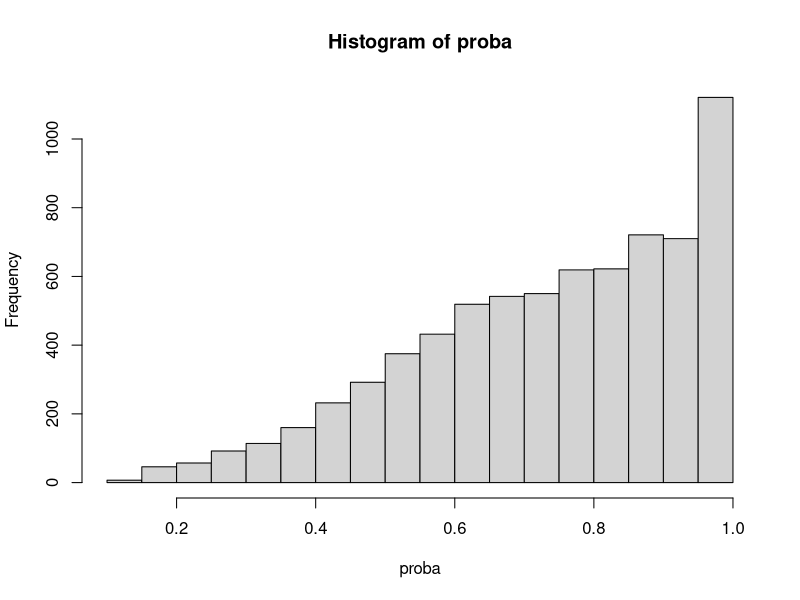
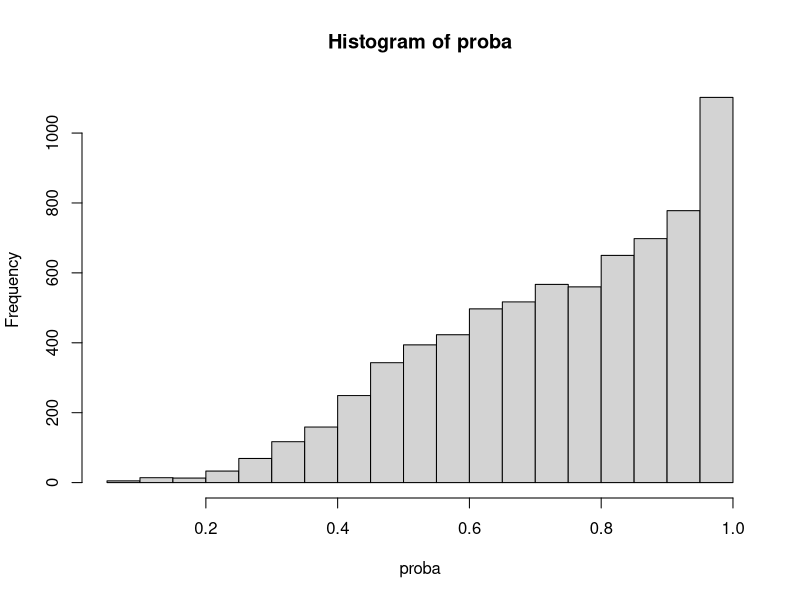
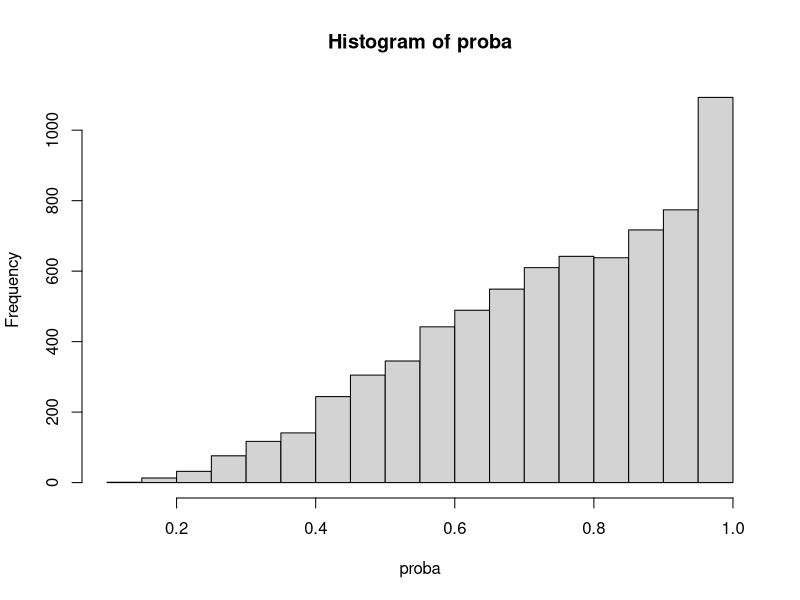
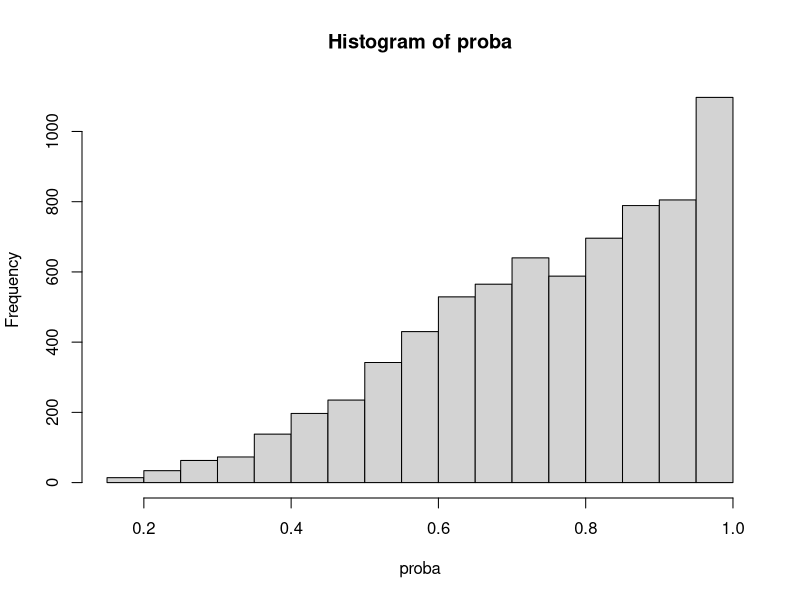
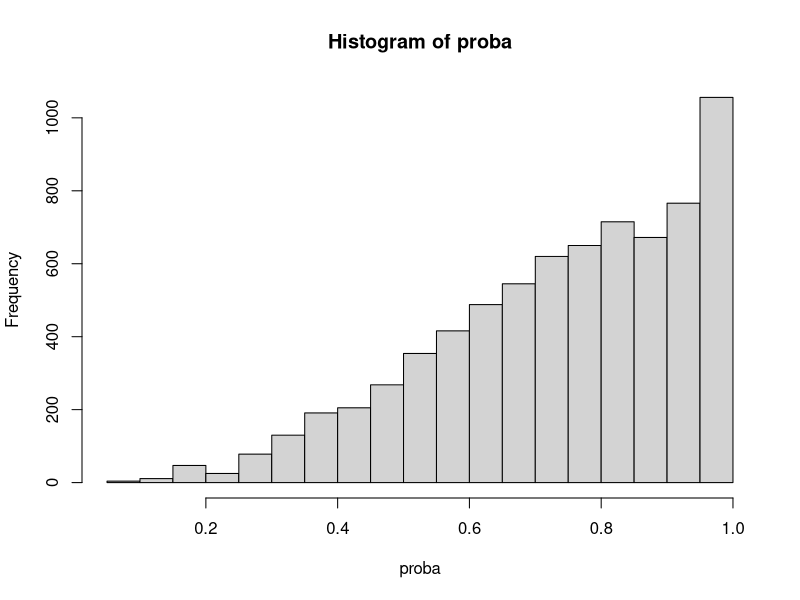
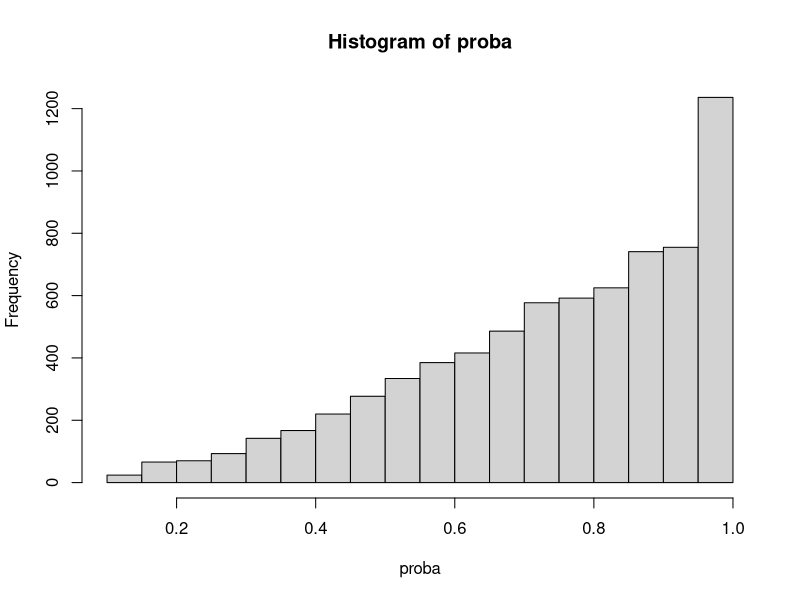
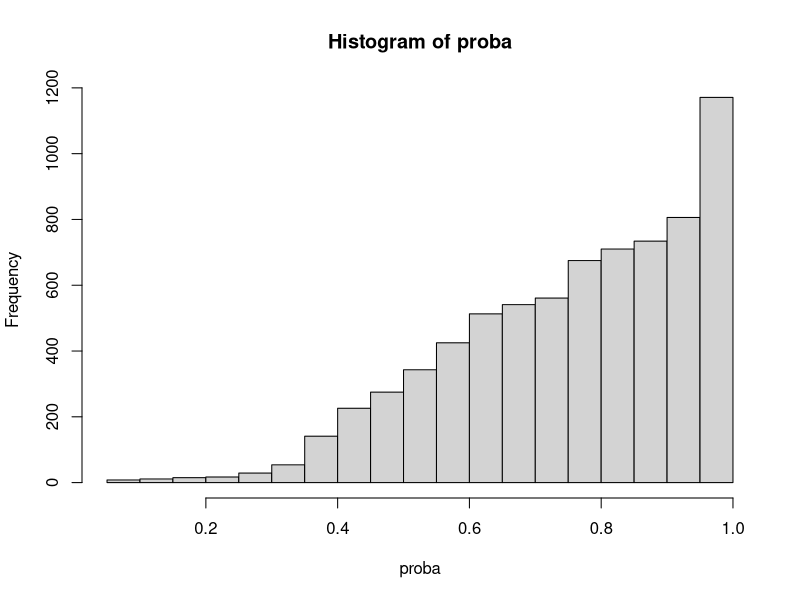
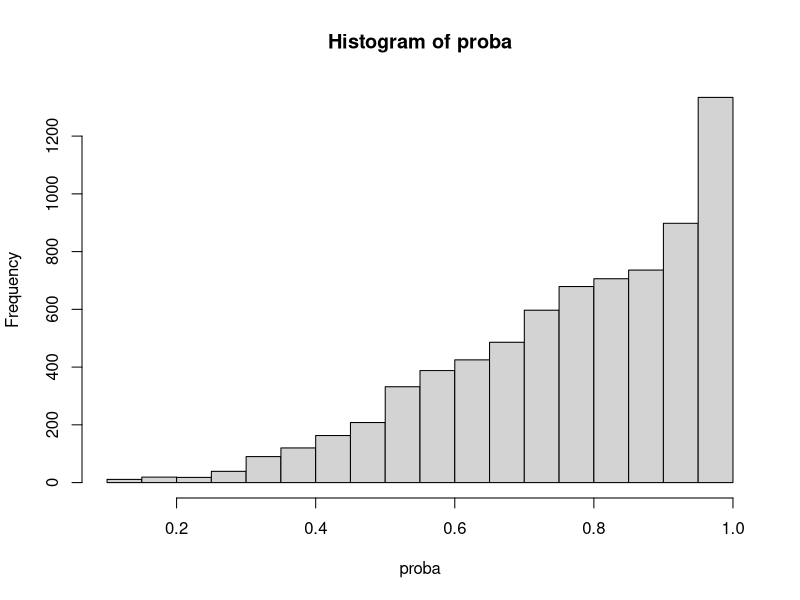

Write R code to recreate these figures, in order. (Note: a time limit stopped this script after it produced the figures.)
library(boot);
library(lme4);
#----------------------------------------------------------------------------------------
# Default setting
#----------------------------------------------------------------------------------------

isCloglog<-TRUE;scenario="3";cluster<-400;unit<-20;

set.seed(105);
switch(scenario, 
"1"={
isMissing <- TRUE;isVarying <- FALSE;isNormal <- TRUE;
},
"2"={
isMissing <- TRUE;isVarying <- TRUE;isNormal <- TRUE; 
},
"3"={
isMissing <- TRUE;isVarying <- TRUE;isNormal <- FALSE;   
},
{
   print('default')
})
gamma1<-1;beta0<-0.25;beta1<-0.5;
ifelse(isCloglog, gamma0<-0.4, gamma0<-1.0)
ifelse(isNormal, sigma.a<-1, sigma.a<-(15/13))

sigma.e<-1;true<-0;M<-1000;
len<-4;res1=res2=res3=res4=matrix(0,nrow=M,ncol=5)
count.res1=count.res2=count.res3=count.res4=matrix(0,nrow=M,ncol=4)
var.res3=var.res4=matrix(0, nrow=M, ncol=len^2)
true_parameter<-c(beta0,beta1,sigma.a,sigma.e)
vari1=vari2=vari3=vari4=est1=est2=est3=est4=rep(0,4)

#----------------------------------------------------------------------------------------
# Function for estimating gamma
#----------------------------------------------------------------------------------------

calculate_nr <- function(old){
  w=delta*exp(-X*old); U=I=0; U.part=NULL;
  	for( i in 1: (cluster-full_cluster)){
      this_cluster<-(1:cluster)[-full_index][i]
      this_index<-which( long_cluster %in% this_cluster )

  		w.i = w[this_index]
  		U.part[i] = (length(this_index)-Obs[this_index])[1]*sum(w.i*(X-unObs_X)[this_index])/sum(w.i)
  		U = U + U.part[i];
  		I = I + (length(this_index)-Obs[this_index])[1]*(sum((-X[this_index])*w.i*(X-unObs_X)[this_index])*sum(w.i)-
        sum(w.i*(X-unObs_X)[this_index])*sum((-X[this_index])*w.i))/(sum(w.i))^2
  	}
  new = old - U/I; 
  return(c(new, U^2, I, U.part))
}

get_gamma <- function(){
    count=1; isBad=TRUE; temp=temp2=NULL; I=U.part=NULL;
    old = sum(X-unObs_X)/sum((X-unObs_X)*X);
    while( isBad ){
        count<-count+1;
        temp<-calculate_nr(old); 
        new<-calculate_nr(temp[1]);
        	if( new[2] < temp[2] ){
        		old<-temp[1];
        		if( new[2] < 10^(-15) ){
        			isBad<-FALSE;
        		}
        	}else{
        		Check<-TRUE;
        		while(Check){
        			print(":("); 
        			if(calculate_nr((old+temp[1])/2)[2] < calculate_nr(old)[2]){
        				Check<-FALSE;
        			}else{
        				old<-(old+temp[1])/2
        			}
        		}
        	}	
    }
    old = temp[1];
    I = -temp[3]; U.part = temp[4:(cluster-full_cluster+3)]; IF = sum(U.part)/I; Z=NULL;
    
    for( i in 1: (cluster-full_cluster)){
      this_cluster<-(1:cluster)[-full_index][i]
      this_index<-which( long_cluster %in% this_cluster )
      delta_i<-delta[this_index]; X_i<-X[this_index];
      alpha[i]<-(-log((length(this_index)-Obs[this_index])[1]/sum(delta_i*exp(-old*X_i))))
      est_pi[this_index]<-inv.logit(alpha[i]+old*X_i)
    }
    
    return(c(est_pi,old));
}

#----------------------------------------------------------------------------------------
# Function for generating database and result tables
#----------------------------------------------------------------------------------------

make_data_matrix <- function(cluster,unit){
  X = matrix(runif(cluster*unit, min=-1/2,max=1/2), nrow=unit, ncol=cluster)
  if( isNormal){
    a = matrix(rep(rnorm(cluster, mean=0, sd=sigma.a),each = unit), nrow=unit, ncol=cluster)
  }else{
    a = matrix(rep(rt(cluster, df=15), each = unit), nrow=unit, ncol=cluster)
  }

  if( isMissing ){ #True value for missing data analysis
    if( isCloglog ){
      proba = 1-exp(-exp(gamma0+0.6*a+gamma1*X)); #cloglog
    }else{
      proba = inv.logit(gamma0+0.6*a+gamma1*X); #logit probability
    }
  	
  	while(TRUE){
  		delta = matrix(rbinom(n=cluster*unit, size=1, prob = proba), nrow=unit, ncol=cluster)
  		if( (sum(colMeans(delta)==0)==0) ){
  			break;
  		}
  	}
  }else{
  	proba = matrix(1, nrow=unit, ncol=cluster)
  	delta = matrix(1, nrow=unit, ncol=cluster)
  }
	Y = matrix(beta0 + beta1*X + a + rnorm(cluster*unit, mean=0, sd=sigma.e), nrow=unit, ncol=cluster);
	return(list(X,Y,delta,a,proba));
}

trans <- function(vector, units, islong=FALSE){
  result_vec = c()
  cumsum_point <- c(0, cumsum(units))
  for(i in 1:length(units)){
    this_cluster <- (cumsum_point[i]+1):cumsum_point[(i+1)]
    if(islong){
      result_vec = c(result_vec, rep(sum(vector[this_cluster]), units[i]))
    }else{
      result_vec = c(result_vec, sum(vector[this_cluster]))
    }
  }
	return( result_vec )
}

old_trans <-function(vector, repe){
  result_value <- rep(colSums(matrix(vector, ncol = cluster)), each=repe)
  return(result_value)
}

res.cal <- function(result){
  BIAS = colMeans(result)[1:4]
  VAR=c(var(result[,1]),var(result[,2]),var(result[,3]),var(result[,4]) )
  M <- rbind(BIAS,VAR,sqrt(1000)*BIAS/sqrt(VAR))
  colnames(M) <- c('intercept','beta','D','sigma')
  return(M)
}

make_long_unit <- function(units){
  long_unit=c()
  for( i in 1:length(units)){
    long_unit = c(long_unit, rep(units[i], units[i]))   
  }
  return(long_unit)
}

make_long_cluster <- function(units){
  long_id=c()
  for( i in 1:length(units)){
    long_id = c(long_id, rep(i, units[i]))   
  }
  return(long_id)
}

#----------------------------------------------------------------------------------------
# Function for parameter
#----------------------------------------------------------------------------------------

get_proposed_EE <- function(X=raw_X, Y=raw_Y, a=raw_a, WEIGHT=rep(1,length(raw_Y)), old = rep(0.3, 4)){
  len = 4
  new = rep(0, 4)
  
  class_index= c()
  class_index[1] <- 0
  class_index[2:length(a)] <- sapply(2:length(a), function(x){if(a[(x-1)] != a[x]){return(1)}else{return(0)}})
  changeing_points = c(1, which(class_index==1), (length(a)+1))
  units = diff(changeing_points)

  long_unit<-make_long_unit(units)
  
  U=matrix(0, nr=length(units), nc=len); I=matrix(0, nr=len, nc =len);
  while(TRUE){
    const_a = old[3]/(old[4]+long_unit*old[3]); #I define const_a for convenience sake.
    short_const_a = old[3]/(old[4]+units*old[3]); 
    a.hat = trans(WEIGHT*(Y-old[1]-X*old[2]), units= units, islong=TRUE);
    zeta = trans(WEIGHT*(Y-old[1]-X*old[2]), units= units)^2 - trans((WEIGHT^2-1), units= units)*old[4]
    
    U.1 = trans( (WEIGHT*(Y-old[1]-X*old[2])-const_a*a.hat), units= units)
    U.2 = trans( X*(WEIGHT*(Y-old[1]-X*old[2])-const_a*a.hat), units= units) - trans( X*(WEIGHT-1)*a.hat, units= units)/units
    U.3 = zeta - trans(WEIGHT*(Y-old[1]-X*old[2])^2, units= units)  - units*(units-1)*old[3]
    U.4 = trans(WEIGHT*(Y-old[1]-X*old[2])^2, units= units) - short_const_a*zeta - units*old[4]
    
    U = cbind(U.1, U.2, U.3, U.4)
    
    I[1,1] = sum( units*(short_const_a*units-1) )
    I[1,2] = sum( trans(WEIGHT*X, units= units)*(units*short_const_a-1) )
    I[1,3] = sum( (trans(WEIGHT*(Y-old[1]-X*old[2]), units= units))*(-units*old[4]/((old[4]+units*old[3])^2)) )
    I[1,4] = sum( (trans(WEIGHT*(Y-old[1]-X*old[2]), units= units))*units*(short_const_a^2)/old[3] )
    
    I[2,1] = sum(trans(X, units= units)*(units*short_const_a-1))
    I[2,2] = sum( X*(const_a*trans(WEIGHT*X, units= units, islong=TRUE)-(WEIGHT*X)) ) + sum( trans( X*(WEIGHT-1)*trans(WEIGHT*X, units= units, islong=TRUE), units= units)/units )
    I[2,3] = sum( (trans(WEIGHT*(Y-old[1]-X*old[2]), units= units))*(trans(X, units= units))*(-old[4]/((old[4]+units*old[3])^2)) );
    I[2,4] = sum( (trans(WEIGHT*(Y-old[1]-X*old[2]), units= units))*(trans(X, units= units))*((short_const_a^2)/old[3]) );
    
    I[3,1] = 2*sum( trans(WEIGHT*(Y-old[1]-X*old[2]), units= units)*(1-units) );
    I[3,2] = 2*sum( -trans(WEIGHT*(Y-old[1]-X*old[2]), units= units)*trans(WEIGHT*X, units= units) + trans(WEIGHT*(Y-old[1]-X*old[2])*X, units= units));
    I[3,3] = sum( -units*(units-1) );
    I[3,4] = sum( -trans(WEIGHT^2-1, units= units) );
    
    I[4,1] = 2*sum( trans(WEIGHT*(Y-old[1]-X*old[2]), units= units)*(units*short_const_a-1) );
    I[4,2] = 2*sum( trans(WEIGHT*(Y-old[1]-X*old[2]), units= units)*trans(WEIGHT*X, units= units)*(short_const_a) - trans(WEIGHT*(Y-old[1]-X*old[2])*X, units= units) );
    I[4,3] = sum( zeta*(-old[4]/(old[4]+units*old[3])^2) );
    I[4,4] = sum( zeta*(short_const_a^2)/old[3] + short_const_a*trans((WEIGHT^2-1), units= units) - units );
    
    new = old - solve(I)%*%colSums(U);
    error=sum((new-old)^2); old=new;
    print(error)
    if( error<10^-8 ){
      vari = (solve(I)%*%var(U)%*%t(solve(I)))*cluster		
      break;
    }
  }
  
  return(list(old, vari))
}

get_proposed_EM <- function(X=raw.X, Y=raw.Y, a=raw.a, WEIGHT=rep(1,length(raw.Y)), old = rep(0.3, 4)){
  len = 4
  new = rep(0, 4)
  
  class_index= c()
  class_index[1] <- 0
  class_index[2:length(a)] <- sapply(2:length(a), function(x){if(a[(x-1)] != a[x]){return(1)}else{return(0)}})
  changeing_points = c(1, which(class_index==1), (length(a)+1))
  units = diff(changeing_points)
  
  long_unit=c()
  for( i in 1:length(units)){
    long_unit = c(long_unit, rep(units[i], units[i]))   
  }
  
  U=matrix(0, nr=length(units), nc=len); I=matrix(0, nr=len, nc =len);
  while(TRUE){
    q = old[3]/(old[4]+long_unit*old[3]); #I define q for convenience sake.
    short_q = old[3]/(old[4]+units*old[3]); 
    a.hat = trans(WEIGHT*(Y-old[1]-X*old[2]), units= units, islong=TRUE);
    zeta = trans(WEIGHT*(Y-old[1]-X*old[2]), units= units)^2 - trans((WEIGHT^2-1), units= units)*old[4]
    
    U.1 = trans( (WEIGHT*(Y-old[1]-X*old[2])-q*a.hat), units= units) - trans( (WEIGHT-1)*a.hat, units= units)/units
    U.2 = trans( X*(WEIGHT*(Y-old[1]-X*old[2])-q*a.hat), units= units) - trans( X*(WEIGHT-1)*a.hat, units= units)/units
    U.3 = old[4]*short_q+(short_q^2)*zeta - old[3]
    U.4 = trans(WEIGHT*(Y-old[1]-X*old[2])^2, units= units) + units*old[4]*short_q - (units + 2*old[4]/old[3])*(short_q^2)*zeta - units*old[4]
    
    U = cbind(U.1, U.2, U.3, U.4)
    
    I[1,1] = sum(units*(short_q*units-1))
    I[1,2] = sum(trans(WEIGHT*X, units= units)*(units*short_q-1))
    I[2,1] = sum(trans(X, units= units)*(units*short_q-1))
    I[2,2] = sum( X*(q*trans(WEIGHT*X, units= units, islong=TRUE)-(WEIGHT*X)) ) + sum( trans( X*(WEIGHT-1)*trans(WEIGHT*X, units= units, islong=TRUE), units= units)/units )
    I[1,3] = sum( (trans(WEIGHT*(Y-old[1]-X*old[2]), units= units))*(-units*old[4]/((old[4]+units*old[3])^2)) )
    I[1,4] = sum( (trans(WEIGHT*(Y-old[1]-X*old[2]), units= units))*units*(short_q^2)/old[3] )
    I[2,3] = sum( (trans(WEIGHT*(Y-old[1]-X*old[2]), units= units))*(trans(X, units= units))*(-old[4]/((old[4]+units*old[3])^2)) );
    I[2,4] = sum( (trans(WEIGHT*(Y-old[1]-X*old[2]), units= units))*(trans(X, units= units))*((short_q^2)/old[3]) );
    I[3,1] = sum( 2*(short_q^2)*trans(WEIGHT*(Y-old[1]-X*old[2]), units= units)*trans(WEIGHT*(-1), units= units) );
    I[3,2] = sum( 2*(short_q^2)*trans(WEIGHT*(Y-old[1]-X*old[2]), units= units)*trans(WEIGHT*(-X), units= units) );
    
    I[3,3] = sum( (old[4]/(old[4]+units*old[3]))^2 + 2*short_q*old[4]*zeta/(old[4]+units*old[3])^2 ) - length(units);
    I[3,4] = sum( units*short_q^2 - 2*(short_q^3)*zeta/(old[3]) - (short_q^2)*(trans(WEIGHT^2-1, units= units)) );
    I[4,1] = sum(2*WEIGHT*(Y-old[1]-X*old[2])*(-1)) + sum( (units*(short_q^2)-2*short_q)*2*(trans(WEIGHT*(Y-old[1]-X*old[2]), units= units)*trans(WEIGHT*(-1), units= units)) );
    I[4,2] = sum(2*WEIGHT*(Y-old[1]-X*old[2])*(-X)) + sum( (units*(short_q^2)-2*short_q)*2*(trans(WEIGHT*(Y-old[1]-X*old[2]), units= units)*trans(WEIGHT*(-X), units= units)) );
    I[4,3] = sum( units*(old[4]/(old[4]+units*old[3]))^2 + zeta*(units*2*short_q*old[4]/(old[4]+units*old[3])^2 - 2*old[4]/(old[4]+units*old[3])^2 ) );
    I[4,4] = sum( (units*short_q)^2 - trans(WEIGHT^2-1, units= units)*(units*(short_q^2)-2*short_q) + zeta*(2*units*(short_q^3)/(-old[3]) + 2*(short_q^2)/old[3] ) - units );
    
    if(FALSE){
      W = delta*exp(-gamma.fit*X)
      W.X = trans(W*X, 10); W.1 = trans(W*1, 10);
      del.pi = proba*(1-proba)*(X - W.X/W.1)
      U.5 = trans((WEIGHT-1)*X,1)
      U.star = cbind(U.1, U.2, U.3, U.4, U.5)
      
      I.star[1:4,1:4] = I[1:4,1:4]
      I.star[1,5] = sum( ((-WEIGHT^2)*del.pi*(Y-old[1]-X*old[2]-q*a.hat) + WEIGHT*(q*trans(WEIGHT^2*(del.pi)*(Y-old[1]-X*old[2]),1))))
      I.star[2,5] = sum( (X*(-WEIGHT^2)*del.pi*(Y-old[1]-X*old[2]-a.hat/unit) + X*WEIGHT*(trans(WEIGHT^2*(del.pi)*(Y-old[1]-X*old[2]),1)/unit))*unit*q)
      I.star[3,5] = sum(q^2*(2*trans(WEIGHT*(Y-old[1]-X*old[2]),1)*trans(-WEIGHT^2*(del.pi)*(Y-old[1]-X*old[2]),1)+2*old[4]*trans(WEIGHT^3*(del.pi),1) ))
      I.star[4,5] = sum( unit*(old[4]/(old[4]+unit*old[3]))^2 + zeta*(unit*2*q*old[4]/(old[4]+unit*old[3])^2 - 2*old[4]/(old[4]+unit*old[3])^2) ) 
      I.star[5,5] = sum(-WEIGHT^2*del.pi*X)
      new = old - solve(I.star)%*%colSums(U.star)
    }
    
    new = old - solve(I)%*%colSums(U);
    error=sum((new-old)^2); old=new;
    print(error)
    if( error<10^-8 ){
      vari = (solve(I)%*%var(U)%*%t(solve(I)))*cluster    
      break;
    }
  }
  
  return(list(old, vari))
}


#----------------------------------------------------------------------------------------
# Simulation
#----------------------------------------------------------------------------------------

for(k in 1:M){
  
  #-----------------------------------------------------------------------
  # generating data
  #-----------------------------------------------------------------------
  
  isPASS<-TRUE
  while(isPASS){
  isPASS<-FALSE
  raw = make_data_matrix(cluster,unit);
  raw_matrix<-sapply(raw,c);    
  if( isVarying ){
    units<-rbinom(cluster, unit, 0.9) #subset of raw matrix
    subset_index<-c();
    for(j in 1:cluster){
      cluster_index = ((j-1)*unit+1):((j-1)*unit+units[j])
      subset_index <- c(subset_index, cluster_index)
	if( sum(raw_matrix[cluster_index,3]) == 0 ){
		isPASS<-TRUE
		break;
	}
    }
    raw_matrix<-raw_matrix[subset_index,]
  }else{
    units<-rep(unit, cluster) #subset of raw matrix
  }
  long_cluster<-make_long_cluster(units)
  }

  #X=Y=delta=a=NULL;	
  X=raw_X=raw_matrix[,1]; Y=raw_Y=raw_matrix[,2];
  delta=raw_delta=raw_matrix[,3]; a=raw_a=raw_matrix[,4];
  proba=raw_proba=raw_matrix[,5]; raw_long_cluster=long_cluster
  hist(proba)
  
  #-----------------------------------------------------------------------
  # estimating gamma
  #-----------------------------------------------------------------------
  
  if( isMissing ){
      # raw_* stands for real data and variables without 'raw_' prefix are for gamma calculation
      if ( sum( tapply(raw_delta, long_cluster, FUN=sum) == units ) > 0 ) {
      	full_index = which( tapply(raw_delta, long_cluster, FUN=sum) == units )
      	full_cluster = length(full_index);
        del_full_cluster = which( long_cluster %in% full_index );
      	X<-raw_X[-del_full_cluster]; a<-raw_a[-del_full_cluster];
        delta<-raw_delta[-del_full_cluster]; Y<-raw_Y[-del_full_cluster];
        long_cluster<-long_cluster[-del_full_cluster]
      }else{
        full_cluster<-0;
	  full_index<-(cluster+1);
      }
    	Obs = unObs_X = item = Obs_X = rep(0,length(X)); alpha= NULL;
    	for( i in 1:(cluster-full_cluster) ){
        this_cluster<-(1:cluster)[-full_index][i]
        this_index<-which( long_cluster %in% this_cluster )
    		delta_i<-delta[this_index]; X_i<-X[this_index];
    		Obs[this_index]<-sum(delta_i); #r_i
    		unObs_X[this_index]<-rep(sum((1-delta_i)*X_i)/sum(1-delta_i), each=length(this_index));
    		Obs_X[this_index]<-rep(sum(delta_i*X_i)/sum(delta_i), each=length(this_index));
    	}
      est_pi = rep(0,length(X));
      fit_gamma = get_gamma()
      est_pi = fit_gamma[1:(length(fit_gamma)-1)]
      
      proba=c()
      if ( sum( tapply(raw_delta, raw_long_cluster, FUN=sum) == units ) > 0 ) {
      	proba=rep(1,length(raw_X));
      	proba[c(-del_full_cluster)] = as.vector(est_pi);
      }else{
      	proba = est_pi;
      }
  }
  
  X=raw_X; a=raw_a; delta=raw_delta; Y=raw_Y; WEIGHT=raw_delta/proba;
  X.obs=X[delta==1]; a.obs=a[delta==1]; delta.obs=delta[delta==1]; Y.obs=Y[delta==1];
  
  lmer_fit<-lmer(Y.obs ~ X.obs + (1|a.obs))
  init_old<-c(fixef(lmer_fit), unclass(as.data.frame(VarCorr(lmer_fit)))$vcov) 
  #-----------------------------------------------------------------------
  # full cases
  #-----------------------------------------------------------------------
  
  fit.full = get_proposed_EE(X = raw_X, Y=raw_Y, a=raw_a, WEIGHT = rep(1, length(raw_Y)), old = init_old)
  est1 = fit.full[[1]]
  vari1 = sqrt(diag(fit.full[[2]]))
  
  #-----------------------------------------------------------------------
  # complete cases
  #-----------------------------------------------------------------------
  
  fit.complete = get_proposed_EE(X = X.obs, Y=Y.obs, a=a.obs, WEIGHT = rep(1, length(Y.obs)), old = init_old)
  est2 = fit.complete[[1]]
  vari2 = sqrt(diag(fit.complete[[2]]))
  
  #-----------------------------------------------------------------------
  # proposed cases
  #-----------------------------------------------------------------------
  
  fit.proposed = get_proposed_EE(X=X, Y=Y, a=a, WEIGHT=WEIGHT, old = init_old)
  est3 = fit.proposed[[1]]
  vari3 = sqrt(diag(fit.proposed[[2]]))

  #-----------------------------------------------------------------------
  # proposed cases
  #-----------------------------------------------------------------------
  
  fit.proposed_EM = get_proposed_EM(X=X, Y=Y, a=a, WEIGHT=WEIGHT, old = init_old)
  est4 = fit.proposed_EM[[1]]
  vari4 = sqrt(diag(fit.proposed_EM[[2]]))

count.res1[k,] = as.numeric( (est1 + qnorm(0.025)*vari1-true_parameter)*(est1 - qnorm(0.025)*vari1-true_parameter) < 0 );
count.res2[k,] = as.numeric( (est2 + qnorm(0.025)*vari2-true_parameter)*(est2 - qnorm(0.025)*vari2-true_parameter) < 0 );
count.res3[k,] = as.numeric( (est3 + qnorm(0.025)*vari3-true_parameter)*(est3 - qnorm(0.025)*vari3-true_parameter) < 0 );
count.res4[k,] = as.numeric( (est4 + qnorm(0.025)*vari4-true_parameter)*(est4 - qnorm(0.025)*vari4-true_parameter) < 0 );


res1[k,] = c(est1-true_parameter, mean(delta))
res2[k,] = c(est2-true_parameter, mean(delta))
res3[k,] = c(est3-true_parameter, mean(delta))
res4[k,] = c(est4-true_parameter, mean(delta))

var.res3[k,] = as.vector(vari3)
var.res4[k,] = as.vector(vari3)
}

colMeans(count.res1)
colMeans(count.res2)
colMeans(count.res3)
colMeans(count.res4)

res.cal(res1);
res.cal(res2);
res.cal(res3);
res.cal(res4);

T = matrix(colMeans(var.res^2), nr=4)
cluster;unit;gamma1;

var(res3[,1:4])/T[1:4,1:4] #Check the ratio between simulation variance and estimates

#########################################################

library("xtable")
Bias = rbind(res.cal(res1)[1,],res.cal(res2)[1,],res.cal(res3)[1,],res.cal(res4)[1,])*1000
Variance = rbind(res.cal(res1)[2,],res.cal(res2)[2,],res.cal(res3)[2,],res.cal(res4)[2,])*1000
CP = rbind(colMeans(count.res1),colMeans(count.res2),colMeans(count.res3),colMeans(count.res4))*1000

DF<-data.frame(t(Bias),t(Variance),t(CP))
colnames(DF) =c("FULL","COMP","PROP_EE","PROP_EM","FULL","COMP","PROP_EE","PROP_EM","FULL","COMP","PROP_EE","PROP_EM") 
xtable(DF, digits=c(rep(1,9),rep(0,4)), display=c(rep("f",9),rep("f",4)), align=rep("c",13))

cluster;unit;isVarying;isNormal;isMissing;scenario;colMeans(res3)[5]
